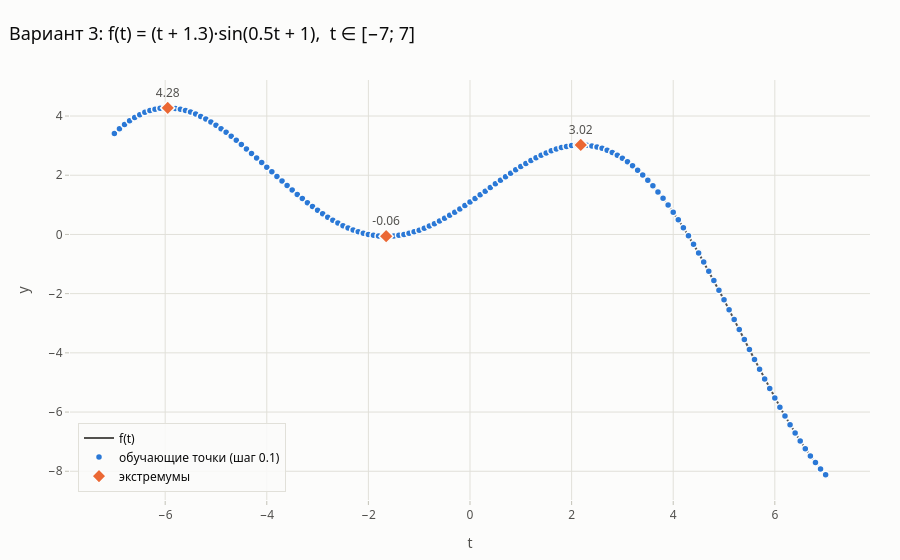

Notebook source saved alongside this figure:
### Markdown cell above
## 1. Исходные данные

Формируем дискретный вектор времени `t = -7:0.1:7` и вектор эталонных значений $y = f(t)$. Для оценки качества **между** узлами обучающей сетки используется плотная контрольная сетка с шагом $0{,}01$ (1401 точка): она не участвует в обучении и позволяет отличить хорошую аппроксимацию от «запоминания» точек.

### Code cell
def f(t):
    return (t + 1.3) * np.sin(0.5 * t + 1)


T0, T1, STEP = -7.0, 7.0, 0.1
t = np.round(np.arange(T0, T1 + STEP / 2, STEP), 10)   # обучающая сетка (как t0:0.1:t1 в MATLAB)
y = f(t)
t_dense = np.linspace(T0, T1, 1401)                     # контрольная сетка
y_dense = f(t_dense)

# экстремумы функции на отрезке
d = np.diff(np.sign(np.diff(y_dense)))
ext_idx = np.where(d != 0)[0] + 1
print(f'Точек обучения: {len(t)}; y ∈ [{y.min():.3f}; {y.max():.3f}]; дисперсия y = {y.var():.3f}')
for i in ext_idx:
    kind = 'максимум' if d[i - 1] < 0 else 'минимум'
    print(f'  локальный {kind}: t = {t_dense[i]:.2f}, f = {y_dense[i]:.3f}')

fig = go.Figure()
fig.add_trace(go.Scatter(x=t_dense, y=y_dense, mode='lines', name='f(t)', line=dict(color=INK2, width=2),
                         hovertemplate='t = %{x:.2f}<br>f(t) = %{y:.3f}<extra></extra>'))
fig.add_trace(go.Scatter(x=t, y=y, mode='markers', name='обучающие точки (шаг 0.1)',
                         marker=dict(color=PALETTE[0], size=7, line=dict(color=SURFACE, width=1.5)),
                         hovertemplate='t = %{x:.1f}<br>y = %{y:.3f}<extra></extra>'))
fig.add_trace(go.Scatter(x=t_dense[ext_idx], y=y_dense[ext_idx], mode='markers+text', name='экстремумы',
                         marker=dict(symbol='diamond', size=11, color=PALETTE[1], line=dict(color=SURFACE, width=1.5)),
                         text=[f'{v:.2f}' for v in y_dense[ext_idx]], textposition='top center',
                         textfont=dict(color=INK2, size=12), hoverinfo='skip'))
fig.update_layout(title='Вариант 3: f(t) = (t + 1.3)·sin(0.5t + 1),  t ∈ [−7; 7]',
                  xaxis_title='t', yaxis_title='y', hovermode='closest',
                  legend=dict(x=0.01, y=0.02, yanchor='bottom'))
save(fig, '01_target_function')
fig.show()

### Figure 1 — Plotly figure (JSON) as saved in the notebook; plotly's stock layout.template omitted (floating-point values rounded to 4 significant figures; data arrays with more than 128 entries replaced by an {"elided": "..."} marker saying what was removed)
{"data": [{"hovertemplate": "t = %{x:.2f}<br>f(t) = %{y:.3f}<extra></extra>", "line": {"color": "#52514e", "width": 2}, "mode": "lines", "name": "f(t)", "type": "scatter", "x": {"elided": "1401 float values"}, "y": {"elided": "1401 float values"}}, {"hovertemplate": "t = %{x:.1f}<br>y = %{y:.3f}<extra></extra>", "marker": {"color": "#2a78d6", "line": {"color": "#fcfcfb", "width": 1.5}, "size": 7}, "mode": "markers", "name": "обучающие точки (шаг 0.1)", "type": "scatter", "x": {"elided": "141 float values"}, "y": {"elided": "141 float values"}}, {"hoverinfo": "skip", "marker": {"color": "#eb6834", "line": {"color": "#fcfcfb", "width": 1.5}, "size": 11, "symbol": "diamond"}, "mode": "markers+text", "name": "экстремумы", "text": ["4.28", "-0.06", "3.02"], "textfont": {"color": "#52514e", "size": 12}, "textposition": "top center", "type": "scatter", "x": [-5.95, -1.65, 2.18], "y": [4.275, -0.06094, 3.021]}], "layout": {"hovermode": "closest", "legend": {"x": 0.01, "y": 0.02, "yanchor": "bottom"}, "title": {"text": "Вариант 3: f(t) = (t + 1.3)·sin(0.5t + 1),  t ∈ [−7; 7]"}, "xaxis": {"title": {"text": "t"}}, "yaxis": {"title": {"text": "y"}}}}
